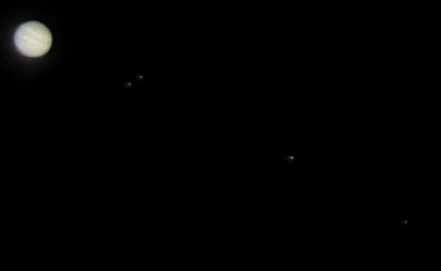
#> input picture Jovi et consortes.JPG, 441 x 271 px
$ python VisualPoissoning.py
#> lines starting #> are read from the running program, lines starting #| are printed output that depends on the picture
from matplotlib import pyplot as plt
from matplotlib import animation

from cv2 import imread, cvtColor, COLOR_BGR2RGB as RGB, COLOR_BGR2GRAY as GRAY, resize
from matplotlib.widgets import Slider, RadioButtons
## https://matplotlib.org/3.2.1/gallery/widgets/slider_demo.html
from numpy.random import poisson
from numpy import clip

## An animation part
# https://stackoverflow.com/questions/33193696/matplotlib-animation-in-for-loop/41648966#41648966
val = 8
# A callback function
def animate(_):
    global val, img

    λ = 2**(val - 8.0)
    imp = clip(poisson(img * λ)/λ, 0x0, 0xff).astype(int)
    # https://en.wikipedia.org/wiki/90482_Orcus#/media/File:Orcus-Vanth_orbit.gif
    im.set_array(imp)
    return im,

# An infinite loop provider
def dummies():
    yield 1

## A GUI part
# A pair of event handlers
def poissonimg(_val):
    global val
    val = _val

def scotophotopic(label):
    global img, jovi
    img = cvtColor(jovi, RGB if label == 'RGB' else GRAY)


## The main content (Jupiter and Io, Europa, Ganymede & Callisto...
#                   (and the remaining (~0.003%) plankton))
#  https://en.wikipedia.org/wiki/Orbital_resonance
fig, _ = plt.subplots(num = "Nihil novi sub Jovi... [3.12.23 at 21:16:18]"); plt.subplots_adjust(bottom = .25)
jovi = resize(imread('Jovi et consortes.JPG'), (0x140, 0o310)) # Good' ol' CGA...
img = cvtColor(jovi, GRAY)
im = plt.imshow(img, cmap = 'gray', interpolation = 'none')

# And an associated couple of elements
axEV, axc = plt.axes([.25, .1, .65, .03]), plt.axes([.025, .01, .15, .15])
slEV = Slider(axEV, 'EV', 0.0, 16.0, valinit = 8.0, valstep = 1.0); slEV.on_changed(poissonimg)
radio = RadioButtons(axc, ('RGB', 'B&W'), active = 1); radio.on_clicked(scotophotopic)

## Clap! https://en.wikipedia.org/wiki/Clapperboard#Construction
anim = animation.FuncAnimation(fig, animate, frames = dummies, cache_frame_data = False, blit = True)
#> in animate, `imp = clip(poisson(img * λ)/λ, 0x0, 0xff).astype(int)`:
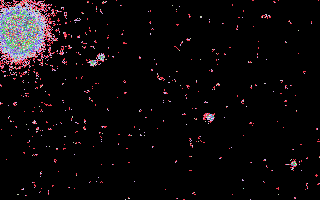
#> imp: shape (200, 320) int64; 221 distinct labels, from 0 to 251; one colour per label, 0 black
#> call 2 of animate, with _ = 1
#> in animate (call 2), `λ = 2**(val - 8.0)`: λ = 1
#> in animate (call 2), `imp = clip(poisson(img * λ)/λ, 0x0, 0xff).astype(int)`:
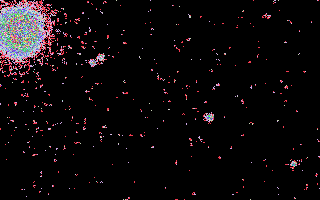
#> imp: shape (200, 320) int64; 222 distinct labels, from 0 to 255; one colour per label, 0 black
plt.show(block = True)
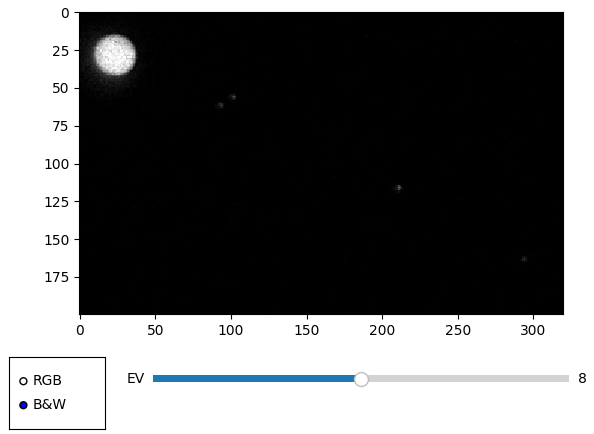
#> figure drawn by matplotlib, 3 panels
